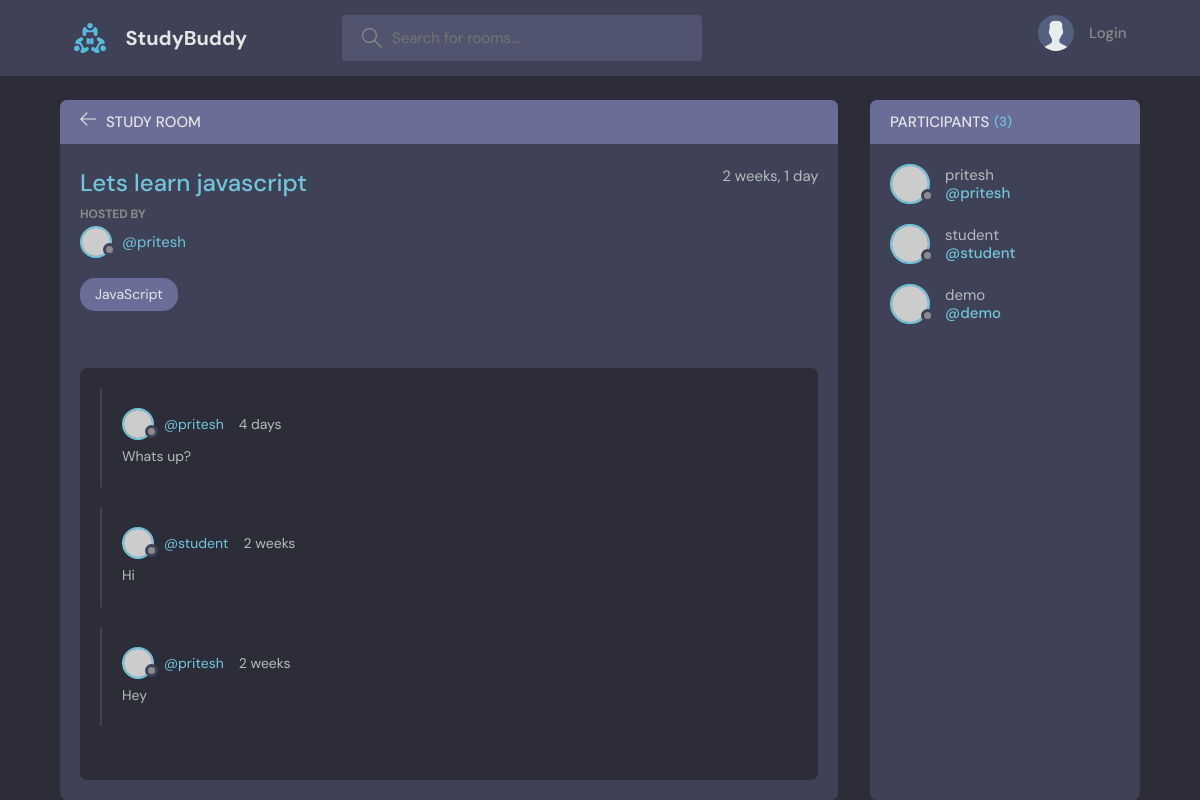
The page /room/1/ on the database its author committed.
### base/models.py (models this page shows, shortened)
class Room(models.Model):
    host = models.ForeignKey(User, on_delete=models.SET_NULL, null=True)
    topic =  models.ForeignKey(Topic, on_delete=models.SET_NULL, null=True)
    name = models.CharField(max_length=200)
    description = models.TextField(null=True, blank=True)
    participants = models.ManyToManyField(User, related_name='participants', blank=True)
    updated =  models.DateTimeField(auto_now=True)
    created =  models.DateTimeField(auto_now_add=True)
    class Meta:
        ordering = ['-updated', '-created']

class Topic(models.Model):
    name = models.CharField(max_length=200)
    def __str__(self):
        return self.name

class Message(models.Model):
    user = models.ForeignKey(User, on_delete=models.CASCADE)
    room = models.ForeignKey(Room, on_delete=models.CASCADE)
    body = models.TextField()
    updated =  models.DateTimeField(auto_now=True)
    created =  models.DateTimeField(auto_now_add=True)
    class Meta:
        ordering = ['-updated', '-created']

### base/views.py (the view, shortened to what this page needs)
# urls.py: path("room/<str:pk>/", views.room, name="Room"),
def room(request, pk):
    room = Room.objects.get(id=pk)
    roomMessages = room.message_set.all()
    participants = room.participants.all()
    context = {"room": room, "roomMessages" : roomMessages, "participants":participants}
    return render(request, "base/room.html", context)

### base/templates/base/room.html (shortened to what this page needs)
{% extends 'main.html'%} {% block content %}
<main class="profile-page layout layout--2">
  <div class="container">
    <div class="room">
      <div class="room__top">
        <div class="room__topLeft">
          <a href="{% url 'Home' %}">
            <svg
              version="1.1"
              xmlns="http://www.w3.org/2000/svg"
              width="32"
              height="32"
              viewBox="0 0 32 32"
            >
              <title>arrow-left</title>
              <path
                d="M13.723 2.286l-13.723 13.714 13.719 13.714 1.616-1.611-10.96-10.96h27.625v-2.286h-27.625l10.965-10.965-1.616-1.607z"
              ></path>
            </svg>
          </a>
          <h3>Study Room</h3>
        </div>
      </div>
      <div class="room__box scroll">
        <div class="room__header scroll">
          <div class="room__info">
            <h3>{{room.name}}</h3>
            <span>{{room.created | timesince}}</span>
          </div>
          <div class="room__hosted">
            <p>Hosted By</p>
            <a
              href="{% url 'user-profile' room.host.id %}"
              class="room__author"
            >
              <div class="avatar avatar--small">
                <img src="https://randomuser.me/api/portraits/men/37.jpg" />
              </div>
              <span>@{{room.host.username}}</span>
            </a>
          </div>
          <span class="room__topics">{{room.topic}}</span>
        </div>
        <div class="room__conversation">
          <div class="threads scroll">
            {% for message in roomMessages %}
            <div class="thread">
              <div class="thread__top">
                <div class="thread__author">
                  <a
                    href="{% url 'user-profile' message.user.id %}"
                    class="thread__authorInfo"
                  >
                    <div class="avatar avatar--small">
                      <img
                        src="https://randomuser.me/api/portraits/men/37.jpg"
                      />
                    </div>
                    <span>@{{message.user}}</span>
                  </a>
                  <span class="thread__date"
                    >{{message.created | timesince}}</span
                  >
                </div>
              </div>
              <div class="thread__details">{{message.body}}</div>
            </div>
            {% endfor %}
          </div>
        </div>
      </div>
    </div>
    <div class="participants">
      <h3 class="participants__top">
        Participants <span>({{participants.count}})</span>
      </h3>
      <div class="participants__list scroll">
        {% for user in participants %}
        <a href="{% url 'user-profile' user.id %}" class="participant">
          <div class="avatar avatar--medium">
            <img src="https://randomuser.me/api/portraits/men/37.jpg" />
          </div>
          <p>
            {{user.username}}
            <span>@{{user.username}}</span>
          </p>
        </a>
        {% endfor %}
      </div>
    </div>
  </div>
</main>
{% endblock content %}

### rows shown on the page
Room: name "Lets learn javascript", created "2 weeks, 1 day", host.username "pritesh", topic "JavaScript"
Message: user "pritesh", created "4 days", body "Whats up?"
Message: user "student", created "2 weeks", body "Hi"
Message: user "pritesh", created "2 weeks", body "Hey"

### other values the page prints
{{ participants.count }} "3"
{{ user.username }} "pritesh"
{{ user.username }} "student"
{{ user.username }} "demo"
